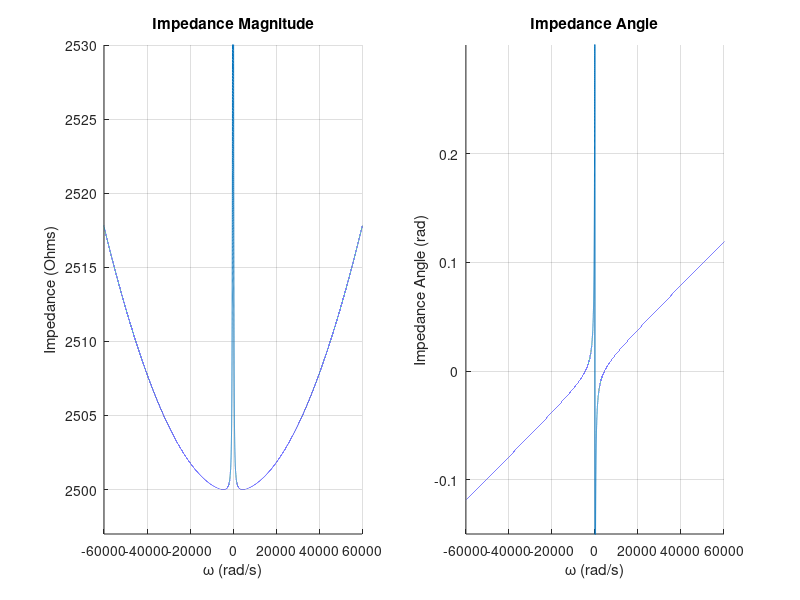
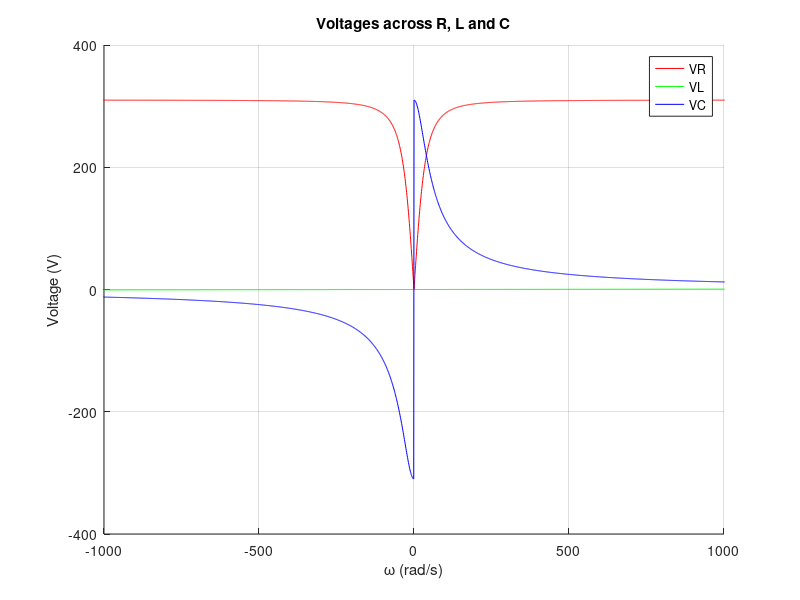

Source code (MATLAB) for these figures, in order:
function rlc()
% RLC - The function models the behavior of a simple RLC circuit
% by calculating the impedance magnitude and angle, voltages across
% the resistor, inductor, and capacitor and the resonant frequency.
% The results are plotted and displayed in the console

    % Define the circuit parameters
    R = 2500;
    L = 5e-3;
    C = 10e-6;
    V = 310;

    % Define angular frequency range
    omega = [-20000*pi:20000*pi];

    % Define functions with the formulas given for the Z
    Zf = @(x) sqrt(R^2 + (x*L - 1./(x*C)).^2);
    phif = @(x) atan((x*L - 1./(x*C))/ R);

    % Calculate the impedance magnitude and angle
    Z = Zf(omega);
    phi = phif(omega);

    % Define functions with the formulas given for the voltages
    VRf = @(x) (V*R)./Zf(x);
    VLf = @(x) (V*L*x)./Zf(x);
    VCf = @(x) V.*(1./((x*C).*Zf(x)));

    % Calculate the voltages across R, L and C
    VR = VRf(omega);
    VL = VLf(omega);
    VC = VCf(omega);

    % Plot impedance magnitude and angle
    figure;
    subplot(1,2,1);
    hold on
    ylim([2497 2530])
    xlim([-6e4 6e4])
    plot(omega, Z);
    title('Impedance Magnitude');
    xlabel('\omega (rad/s)');
    ylabel('Impedance (Ohms)');
    grid on;
    hold off

    subplot(1,2,2);
    hold on
    ylim([-0.15 0.3])
    xlim([-6e4 6e4]);
    plot(omega, phi);
    title('Impedance Angle');
    xlabel('\omega (rad/s)');
    ylabel('Impedance Angle (rad)');
    grid on;
    hold off

    % Plot voltages
    figure;
    hold on
    ylim([-400 400]);
    xlim([-1000 1000]);
    plot(omega, VR, 'r', omega, VL, 'g', omega, VC, 'b');
    legend('VR', 'VL', 'VC');
    title('Voltages across R, L and C');
    xlabel('\omega (rad/s)');
    ylabel('Voltage (V)');
    grid on;
    hold off

    % Find resonant frequency
    [~, idx] = max(abs(VL));
    omega_r = omega(idx);

    % Calculate voltages at resonant frequency
    Z_r = Z(idx);
    VR_r = VR(idx);
    VL_r = VL(idx);
    VC_r = VC(idx);

    % Display results
    fprintf("Resonant Angular Frequency: %.4f rad/s\n", omega_r);
    fprintf("Voltage Across R at Resonance: %.4f V\n", VR_r);
    fprintf("Voltage Across L at Resonance: %.4f V\n", VL_r);
    fprintf("Voltage Across C at Resonance: %.4f V\n", VC_r);
end
